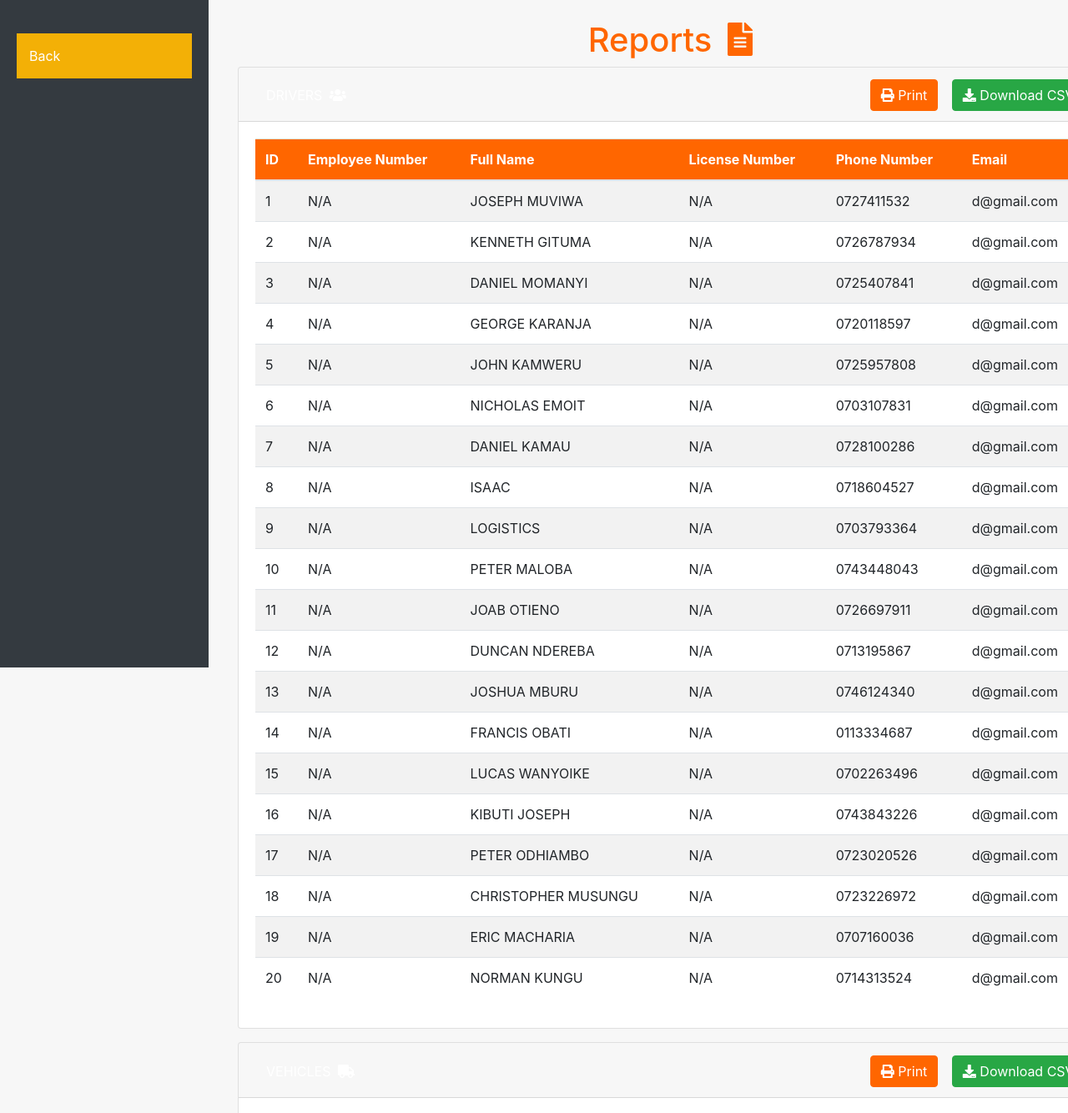
The page /reports/ (upper part) on the database as committed earlier.
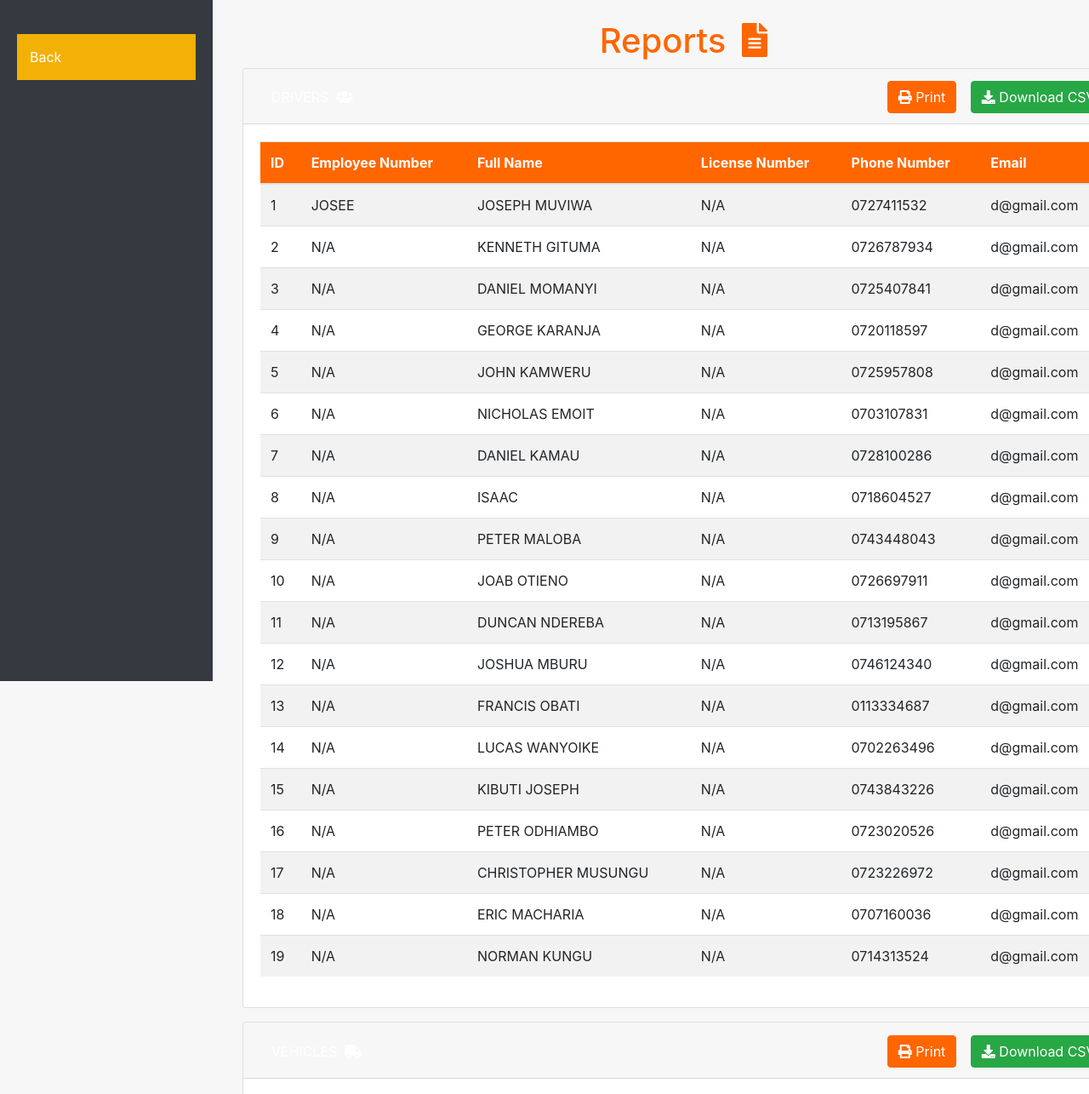
The same page on the database as committed later.
### DLMS/models.py (models this page shows, shortened)
class Driver(models.Model):
    full_name = models.CharField(max_length=100)
    employee_number = models.CharField(max_length=100)
    license_number = models.CharField(max_length=50)
    phone_number = models.CharField(max_length=15)
    email = models.EmailField()

### DLMS/views.py (the view)
# urls.py: path('reports/', reports, name='reports'),
def reports(request):
    drivers = Driver.objects.all()
    co_drivers = CoDriver.objects.all()
    vehicles = Vehicle.objects.all()
    return render(request, 'reports.html', {
        'drivers': drivers,
        'co_drivers': co_drivers,
        'vehicles': vehicles
    })

### DLMS/templates/reports.html (shortened to what this page needs)
<!DOCTYPE html>
<html lang="en">
<head>
  <link rel="stylesheet" href="https://stackpath.bootstrapcdn.com/bootstrap/4.5.2/css/bootstrap.min.css">
  <link rel="stylesheet" href="https://cdnjs.cloudflare.com/ajax/libs/font-awesome/5.15.3/css/all.min.css">
  {% load static %}
  <link rel="stylesheet" href="{% static 'reports.css' %}">
</head>
<body>
  <div class="sidebar">
    <a href="#" class="back-button" onclick="goToDashboard()">Back</a>
  </div>
  <div class="container mt-4 col-md-10">
    <h1 class="text-center">
        Reports
        <i class="fas fa-file-alt ml-2"></i>
    </h1>
    <div class="card">
      <div class="card-header" id="driversHeading">
        <h2 class="mb-0">
          <button class="btn btn-link text-white" type="button" data-toggle="collapse" data-target="#driversCollapse" aria-expanded="true" aria-controls="driversCollapse">
            <i class="fas fa-users ml-1"></i>
          </button>
          <div class="float-right no-print">
            <button class="btn btn-primary mr-2 btn-print" onclick="printSection('driversCollapse')">
              <i class="fas fa-print"></i> Print
            </button>
            <button class="btn btn-success btn-download" onclick="downloadCSV('drivers')">
              <i class="fas fa-download"></i> Download CSV
            </button>
          </div>
        </h2>
      </div>
      <div id="driversCollapse" class="collapse show" aria-labelledby="driversHeading">
        <div class="card-body">
          <table class="table table-striped">
            <thead>
              <tr>
                <th>ID</th>
                <th>Employee Number</th>
                <th>Full Name</th>
                <th>License Number</th>
                <th>Phone Number</th>
                <th>Email</th>
              </tr>
            </thead>
            <tbody>
              {% for driver in drivers %}
              <tr>
                <td>{{ forloop.counter }}</td>
                <td>{{ driver.employee_number }}</td>
                <td>{{ driver.full_name }}</td>
                <td>{{ driver.license_number }}</td>
                <td>{{ driver.phone_number }}</td>
                <td>{{ driver.email }}</td>
              </tr>
              {% endfor %}
            </tbody>
          </table>
        </div>
      </div>
    </div>
    <div class="card mt-3">
      <div class="card-header" id="vehiclesHeading">
        <h2 class="mb-0">
          <button class="btn btn-link text-white" type="button" data-toggle="collapse" data-target="#vehiclesCollapse" aria-expanded="true" aria-controls="vehiclesCollapse">
            <i class="fas fa-truck ml-1"></i>
          </button>
          <div class="float-right no-print">
            <button class="btn btn-primary mr-2 btn-print" onclick="printSection('vehiclesCollapse')">
              <i class="fas fa-print"></i> Print
            </button>
            <button class="btn btn-success btn-download" onclick="downloadCSV('vehicles')">
              <i class="fas fa-download"></i> Download CSV
            </button>
          </div>
        </h2>
      </div>
      <div id="vehiclesCollapse" class="collapse show" aria-labelledby="vehiclesHeading">
        <div class="card-body">
        </div>
      </div>
    </div>
  </div>
   </body>
</html>

Rows that differ between the two databases and show on the page:
removed Driver: employee_number "N/A", full_name "LOGISTICS", license_number "N/A", phone_number "0703793364", email "d@gmail.com"
changed Driver "JOSEPH MUVIWA": employee_number "N/A" → "JOSEE"
